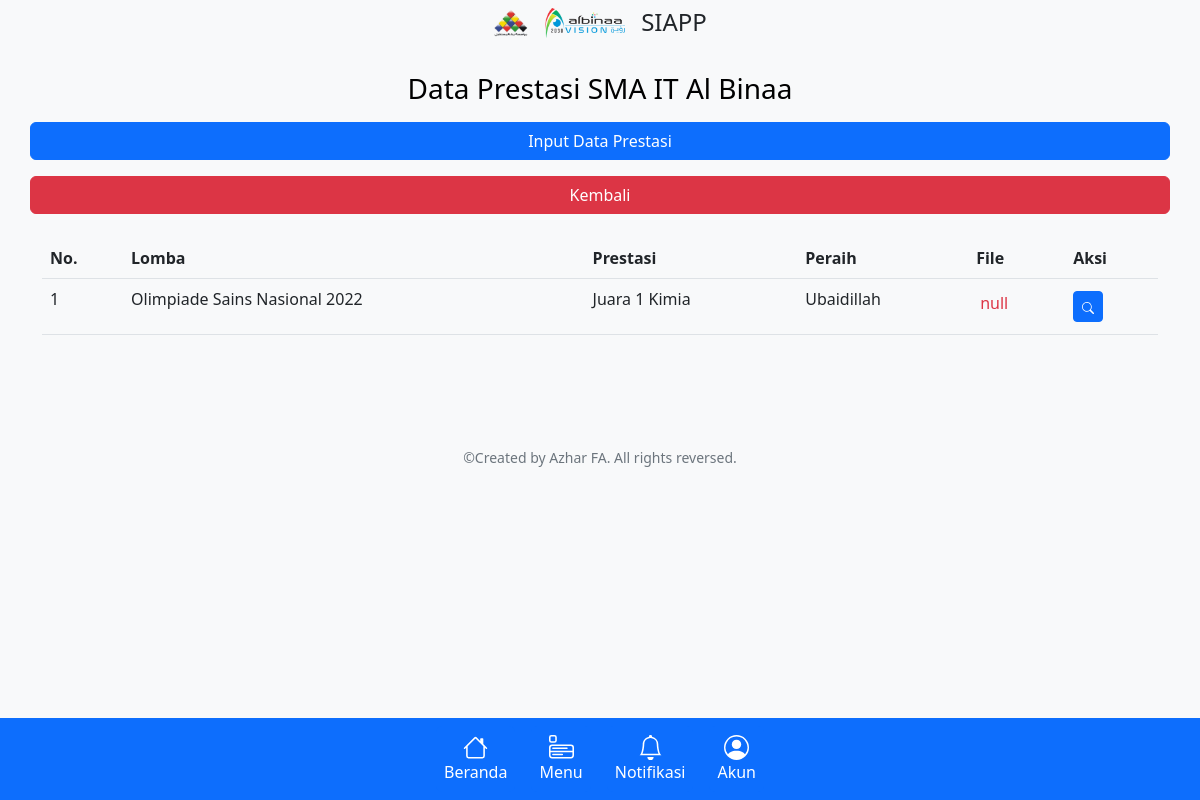
The page /prestasi/ on the database as committed earlier.
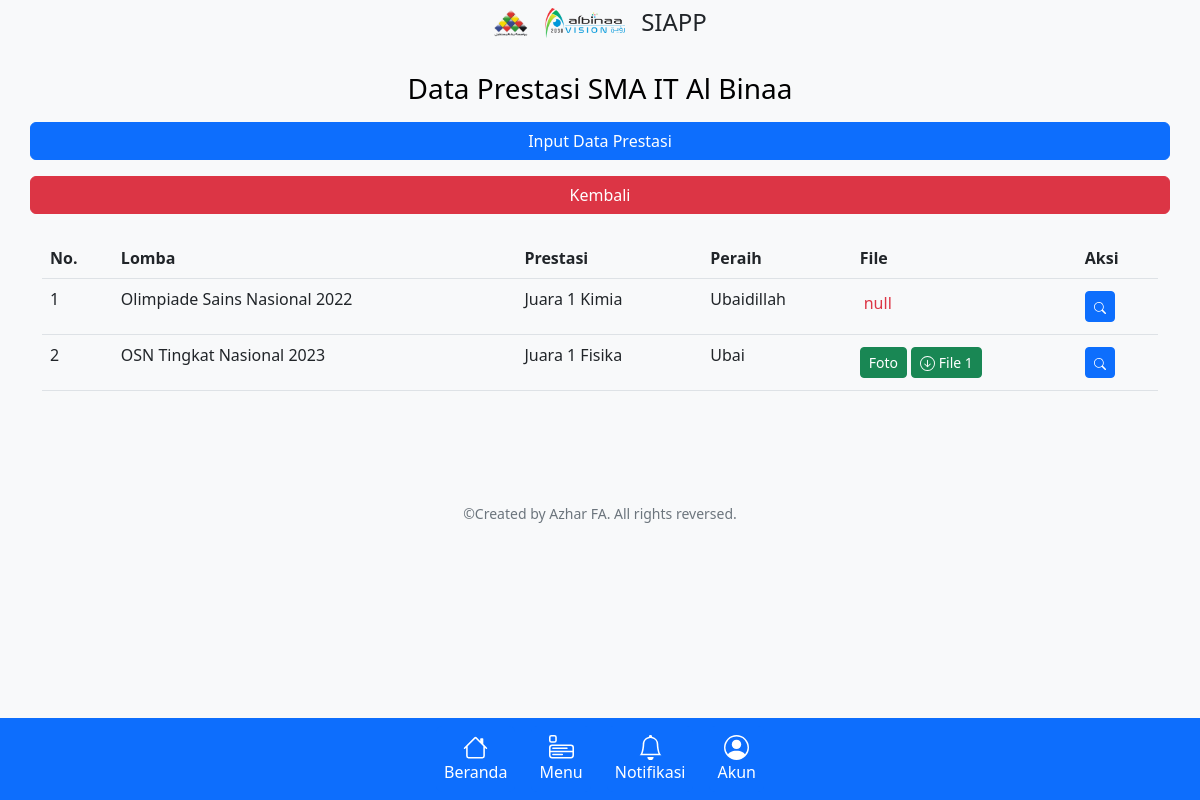
The same page on the database as committed later.
### prestasi/models.py (models this page shows, shortened)
class Prestasi(models.Model):
    kategori = models.CharField(max_length=100)
    jenis_lomba = models.CharField(max_length=100)
    tingkat_lomba = models.CharField(max_length=100)
    tahun_lomba = models.DateField()
    nama_lomba = models.CharField(max_length=100)
    Penyelenggara_lomba = models.CharField(max_length=100)
    peraih_prestasi = models.CharField(max_length=100)
    sekolah = models.CharField(max_length=100, default="SMAS IT Al Binaa")
    bidang_lomba = models.CharField(max_length=100)
    kategori_kemenangan = models.CharField(max_length=100)
    dokumentasi = models.BooleanField(choices=pilihan, default=0)
    sertifikat_1 = models.ImageField(upload_to='prestasi/sertifikat', null=True, blank=True)
    sertifikat_2 = models.ImageField(upload_to='prestasi/sertifikat', null=True, blank=True)
    created_at = models.DateTimeField(auto_now_add=True)
    updated_at = models.DateTimeField(auto_now=True)

### prestasi/views.py (the view)
# urls.py: path('', deskripsi.views.home_view, name='app-index'),
def index(request):
    prestasi = Prestasi.objects.all()
    context = {
        'prestasi': prestasi
    }
    return render(request, 'prestasi.html', context)

### templates/prestasi.html (shortened to what this page needs)
{% extends 'base.html' %}
{% block content %}
    <div class="container mt-5 pt-4">
        <div class="row justify-content-center align-items-center">
            <h3 class="text-center">Data Prestasi SMA IT Al Binaa</h3>
            <a href="{% url 'prestasi:prestasi-input' %}" class="btn btn-primary my-2">Input Data Prestasi</a>
            <a href="{% url 'menu' %}" class="btn btn-danger my-2">Kembali</a>
            <div class="col-sm mt-3">
                <table class="table table-hover w-100">
                    <thead>
                    <tr>
                        <th scope="col">No.</th>
                        <th scope="col">Lomba</th>
                        <th scope="col">Prestasi</th>
                        <th scope="col">Peraih</th>
                        <th scope="col">File</th>
                        <th scope="col">Aksi</th>
                    </tr>
                    </thead>
                    <tbody>
                    {% if prestasi %}
                        {% for data in prestasi %}
                            <tr>
                                <td>{{ forloop.counter }}</td>
                                <td>{{ data.nama_lomba}} {{ data.tahun_lomba|date:"Y"}}</td>
                                <td>{{ data.kategori_kemenangan }} {{ data.bidang_lomba }}</td>
                                <td>{{ data.peraih_prestasi }}</td>
                                <td>
                                    {% if data.dokumentasiprestasi_set.all %}
                                        <a href="{% url 'prestasi:prestasi-foto-detail' data.id %}" class="btn btn-sm btn-success my-1" title="Detail">
                                            Foto
                                        </a>
                                    {% else %}
                                        <p class="text-danger m-1">null</p>
                                    {% endif %}
                                    {% if data.sertifikat_1 %}
                                        <a href="{{ data.sertifikat_1.url }}" class="btn btn-sm btn-success my-1" title="Detail" target="_blank">
                                            File 1
                                        </a>
                                    {% endif %}
                                </td>
                                <td>
                                    <a href="{% url 'prestasi:prestasi-detail' data.id %}" class="btn btn-sm btn-primary my-1" title="Detail">
                                    </a>
                                </td>
                            </tr>
                        {% endfor %}
                    {% else %}
                        <tr>
                            <td colspan="6" class="text-center fw-bold text-danger">Maaf, belum ada data prestasi :(</td>
                        </tr>
                    {% endif %}
                    </tbody>
                </table>
            </div>
        </div>
    </div>
{% endblock %}

Rows that differ between the two databases and show on the page:
added Prestasi: nama_lomba "OSN Tingkat Nasional", tahun_lomba "2023", kategori_kemenangan "Juara 1", bidang_lomba "Fisika", peraih_prestasi "Ubai", shows "Foto"
